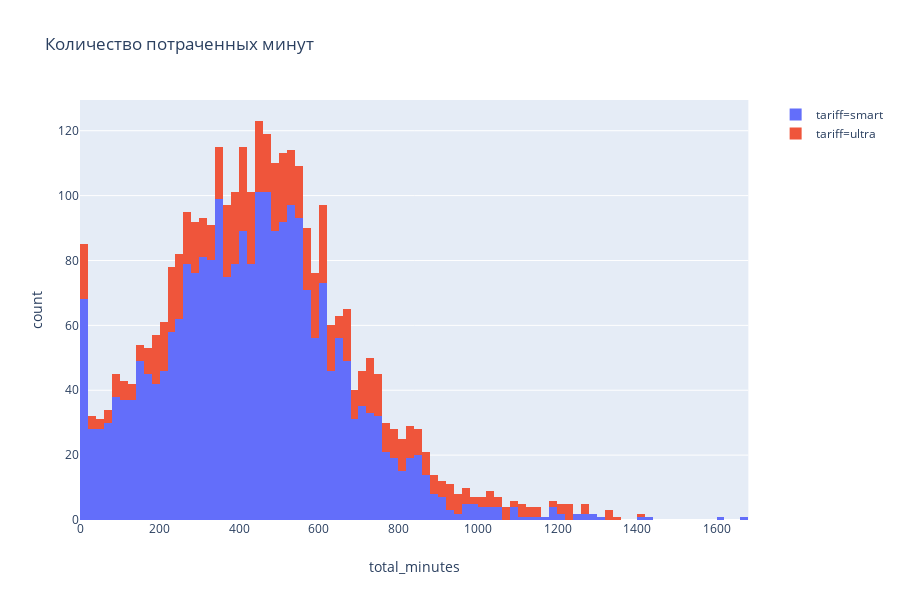

This figure's notebook cell:
### Markdown cell above
Распределение по звонкам

### Code cell
fig = px.histogram(users_income, x='total_minutes', color='tariff', title='Количество потраченных минут')
fig.show()

### Figure 1 — Plotly figure (JSON) as saved in the notebook; plotly's stock layout.template omitted (floating-point values rounded to 4 significant figures; data arrays with more than 128 entries replaced by an {"elided": "..."} marker saying what was removed)
{"data": [{"alignmentgroup": "True", "bingroup": "x", "hoverlabel": {"namelength": 0}, "hovertemplate": "tariff=smart<br>total_minutes=%{x}<br>count=%{y}", "legendgroup": "tariff=smart", "marker": {"color": "#636efa"}, "name": "tariff=smart", "offsetgroup": "tariff=smart", "orientation": "v", "showlegend": true, "type": "histogram", "x": {"elided": "2535 int values"}, "xaxis": "x", "yaxis": "y"}, {"alignmentgroup": "True", "bingroup": "x", "hoverlabel": {"namelength": 0}, "hovertemplate": "tariff=ultra<br>total_minutes=%{x}<br>count=%{y}", "legendgroup": "tariff=ultra", "marker": {"color": "#EF553B"}, "name": "tariff=ultra", "offsetgroup": "tariff=ultra", "orientation": "v", "showlegend": true, "type": "histogram", "x": {"elided": "687 int values"}, "xaxis": "x", "yaxis": "y"}], "layout": {"barmode": "relative", "height": 600, "legend": {"tracegroupgap": 0}, "title": {"text": "Количество потраченных минут"}, "xaxis": {"anchor": "y", "domain": [0, 0.98], "title": {"text": "total_minutes"}}, "yaxis": {"anchor": "x", "domain": [0, 1], "title": {"text": "count"}}}}
